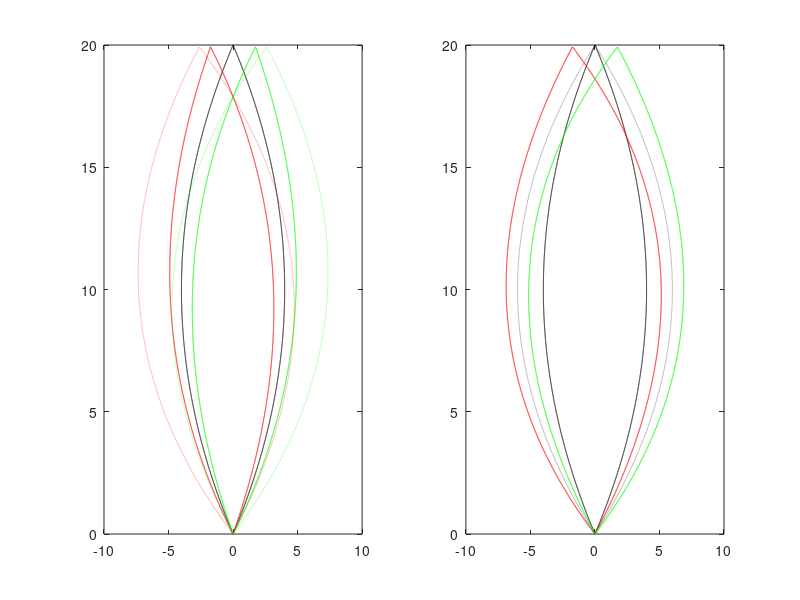

Recreate this plot in MATLAB. (Note: this script raises an error after producing the figure.)
%% test the bias + expansion hypothesis
% written by PA, Nov. 2018

%% Generate a trajectory like path
y = 0:0.005:20;
x1 = ((y-20).*y)./25;
x1 = -x1;
x1p = -x1;
figure(1); subplot(1,2,1); plot(x1,y,'k',x1p,y,'k')

%% add the rotational biases
x2 = zeros(length(x1),1);y2 = x2;
x2p = x2;y2p = x2;
% d = sqrt(x1.^2+y.^2);
alfa = 5;
R = [cosd(alfa) -sind(alfa);sind(alfa) cosd(alfa)];
R2 = [cosd(-alfa) -sind(-alfa);sind(-alfa) cosd(-alfa)];
for i = 1 : length(x1)
    v = [x1(i) ;y(i)];
    vr = R * v;
    y2(i) = vr(2);
    x2(i) = vr(1);
    v = [x1p(i) ;y(i)];
    vr = R * v;
    y2p(i) = vr(2); 
    x2p(i) = vr(1);
end
% x2 = ((y2-20).*y2)./25;
% x2p = ((y2p-20).*y2p)./25;
figure(1);subplot(1,2,1); hold on; plot(x2,y2, 'r',x2p,y2p, 'r')

x22 = zeros(length(x1),1);y22 = x22;
x22p = x22;y22p = x22;
for i = 1 : length(x1)
    v = [x1(i) ;y(i)];
    vr = R2 * v;
    y22(i) = vr(2);
    x22(i) = vr(1);
    v = [x1p(i) ;y(i)];
    vr = R2 * v;
    y22p(i) = vr(2); 
    x22p(i) = vr(1);
end
figure(1); subplot(1,2,1); hold on; plot(x22,y22, 'g',x22p,y22p, 'g')
%% add the expantion biases
beta = 1.5;
x3 = beta*x2; % R,HR
x3p = beta*x2p; % L,HR
figure(1); subplot(1,2,1); hold on; plot(x3,y2, ':r',x3p,y2p, ':r')
x33 = beta*x22; % R,HL
x33p = beta*x22p; % L,HL
figure(1); subplot(1,2,1); hold on; plot(x33,y22, ':g',x33p,y22p, ':g')

%% calculate dalta X
ybase = 10;
p1 = find(y == ybase | y > ybase,1);
p2 = find(y2 == ybase | y2 > ybase,1);
p2p = find(y2p == ybase| y2p > ybase,1);
p3 = find(y2 == ybase | y2 > ybase,1);
p3p = find(y2p == ybase|y2p > ybase,1);
p33 = find(y22 == ybase|y22 > ybase,1);
p33p = find(y22p == ybase|y22p > ybase,1);
dxrhr = x3(p3) - x1(p1);
dxlhr = x3p(p3p) - x1p(p1);
dxrhl = x33(p33) - x1(p1);
dxlhl = x33p(p33p) - x1p(p1);
%% Calculate alfa
p1 = ceil(size(x1,2)/2);
alfaprime = ((dxrhr-dxrhl)+(dxlhr-dxlhl))/4;

% check if the calculation is correct
dxrhr2 = x2(p3) - x1(p1);
dxlhr2 = x2p(p3p) - x1p(p1);
dxrhl2 = x22(p33) - x1(p1);
dxlhl2 = x22p(p33p) - x1p(p1);
alfapp = ((dxrhr2-dxrhl2)+(dxlhr2-dxlhl2))/4;
%% calculate beta
betaprime = ((dxrhr+dxrhl)-(dxlhr+dxlhl))/4;

% check if the calculation is correct
xb = beta*x1; % R,HR
xbp = beta*x1p;
dxrhr22 = xb(p3) - x1(p1);
dxlhr22 = xbp(p3p) - x1p(p1);
dxrhl22 = xb(p33) - x1(p1);
dxlhl22 = xbp(p33p) - x1p(p1);
betapp = ((dxrhr22+dxrhl22)-(dxlhr22+dxlhl22))/4;

%% The other way, firt expansion and then rotation
figure(1); subplot(1,2,2); plot(x1,y,'k',x1p,y,'k')
%% add the expantion biases
%beta = 1.2;
xx2 = beta*x1; % R
xx2p = beta*x1p; % L
figure(1); subplot(1,2,2); hold on; plot(xx2,y, ':k',xx2p,y, ':k')

%% add the rotational biases
xx3 = zeros(length(x1),1);yy3 = xx3;
xx3p = xx3;yy3p = xx3;
d = sqrt(xx2.^2+y.^2);
%alfa = 3;
for i = 1 : length(xx2)
    v = [xx2(i);y(i)];
    vr = R * v;
    yy3(i) = vr(2);
    xx3(i) = vr(1);
    v = [xx2p(i);y(i)];
    vr = R * v;
    yy3p(i) = vr(2);
    xx3p(i) = vr(1);
end
figure(1);subplot(1,2,2); hold on; plot(xx3,yy3, 'r',xx3p,yy3p, 'r')

xx33 = zeros(length(x1),1);yy33 = xx33;
xx33p = xx33;yy33p = xx33;
for i = 1 : length(x1)
    v = [xx2(i);y(i)];
    vr = R2 * v;
    yy33(i) = vr(2);
    xx33(i) = vr(1);
    v = [xx2p(i);y(i)];
    vr = R2 * v;
    yy33p(i) = vr(2);
    xx33p(i) = vr(1);
end
figure(1); subplot(1,2,2); hold on; plot(xx33,yy33, 'g',xx33p,yy33p, 'g')

%% calculate dalta X
ycross = 10;
p1 = find(y == ycross | y > ycross,1);
p2 = p1; p2p = p1; 
p3 = find(yy3 == ycross | yy3 > ycross,1);
p3p = find(yy3p == ycross|yy3p > ycross,1);
p33 = find(yy33 == ycross | yy33 > ycross,1);
p33p = find(yy33p == ycross|yy33p > ycross,1);
dxrhr = xx3(p3) - x1(p1);
dxlhr = xx3p(p3p) - x1p(p1);
dxrhl = xx33(p33) - x1(p1);
dxlhl = xx33p(p33p) - x1p(p1);
%% Calculate alfa
p1 = ceil(size(x1,2)/2);
alfaprime2 = ((dxrhr-dxrhl)+(dxlhr-dxlhl))/4;

% check if the calculation is correct (for this method I can't though)
% dxrhr2 = x2(p3) - x1(p1);
% dxlhr2 = x2p(p3p) - x1p(p1);
% dxrhl2 = x22(p33) - x1(p1);
% dxlhl2 = x22p(p33p) - x1p(p1);
% alfapp2 = ((dxrhr2-dxrhl2)+(dxlhr2-dxlhl2))/4;
%% calculate beta
betaprime2 = ((dxrhr+dxrhl)-(dxlhr+dxlhl))/4;

% check if the calculation is correct
% xb = beta*x1; % R,HR
% xbp = beta*x1p;
% dxrhr22 = xb(p1) - x1(p1);
% dxlhr22 = xbp(p1) - x1p(p1);
% dxrhl22 = xb(p1) - x1(p1);
% dxlhl22 = xbp(p1) - x1p(p1);
% betapp2 = ((dxrhr22+dxrhl22)-(dxlhr22+dxlhl22))/4;

%% Solve the system of non-linear equations
% Calculate the known parameters
acr = atan2d(y(p1),x1(p1));
acl = atan2d(y(p1),x1p(p1));

acrp = atan2d(y(p3),xx2(p3));
aclp = atan2d(y(p3p),xx2p(p3p));
% create the hyperparameter vector
hp = [y(p3) , xx3(p3), xx33(p33), xx3p(p3p),xx33p(p33p),acr,acl];
x0 = [acrp aclp -5 1.2];
k = alfabeta(x0,hp);
val = fsolve(@(x)alfabeta(x,hp),x0);